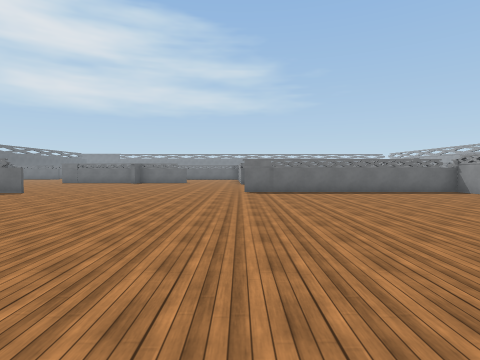
[1] (above)

18 first-person views from a walk through a scene from a Unity 3-D project. The camera is 1.4 m above the floor, tilts 2° down and sees 80° across. The floor is counted in squares, 2 m on a side. Each view is taken from the middle of a square. On the plan, view 1 faces up. The plan holds only what a view shows up to about 10 squares ahead; the rest is blank. The place goes on beyond the plan. The player is left out. Surface patterns are stand-ins for the level's own textures.

[2]
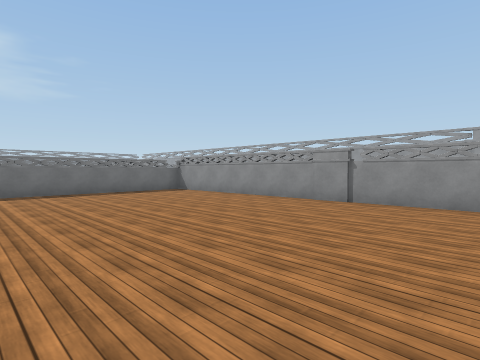

[3]
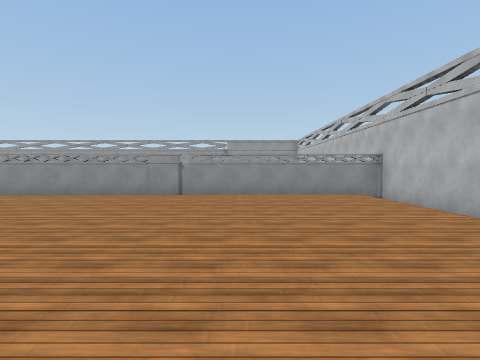

[4]
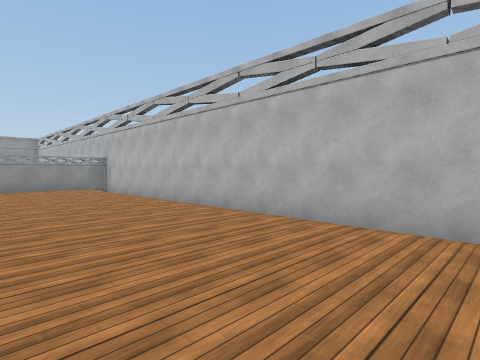

[5]
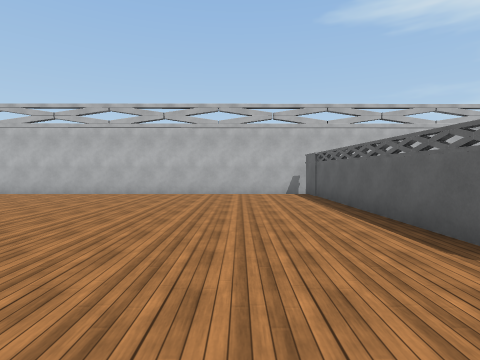

[6]
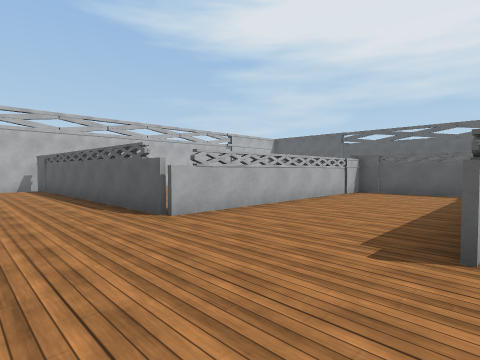

[7]
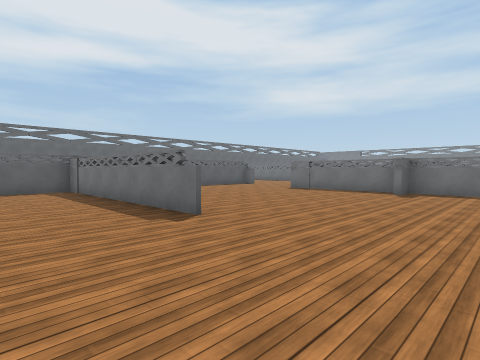

[8]
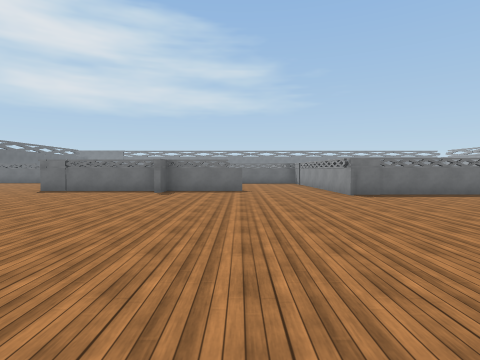

[9]
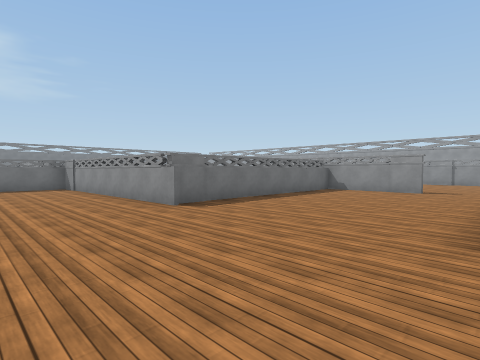

[10]
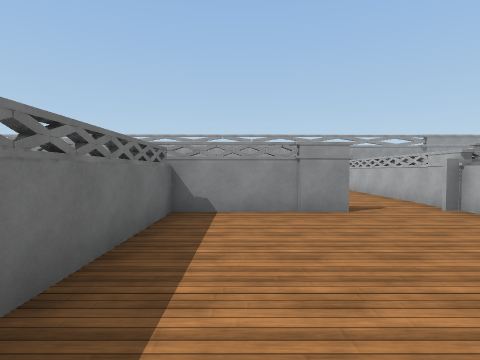

[11]
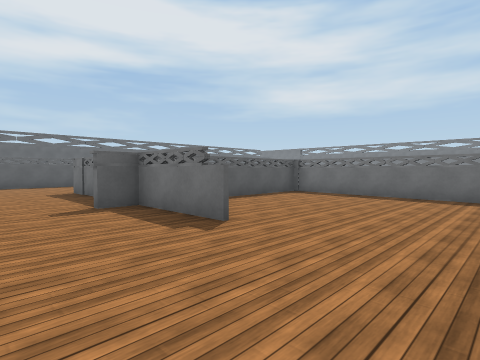

[12]
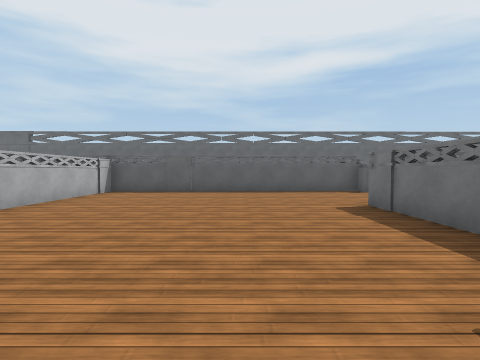

[13]
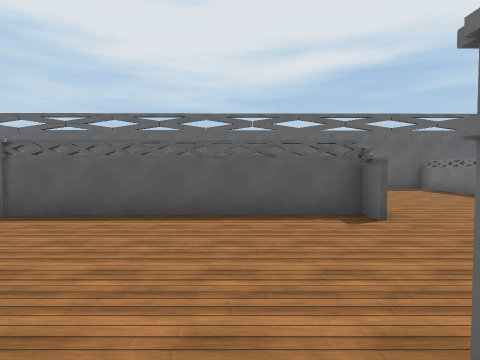

[14]
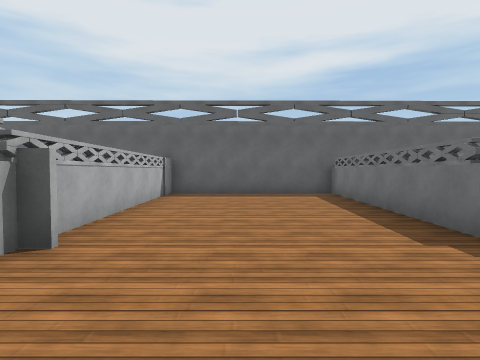

[15]
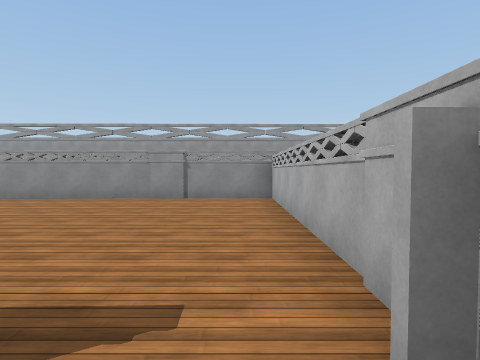

[16]
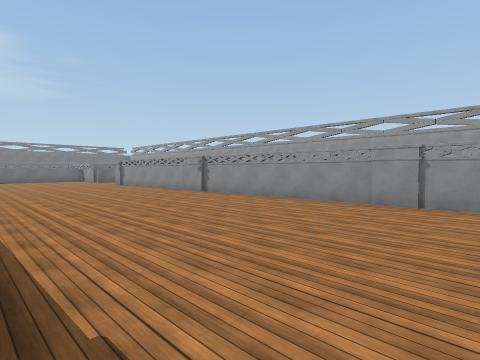

[17]
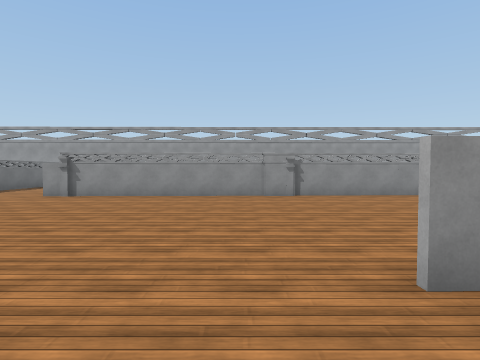

[18]
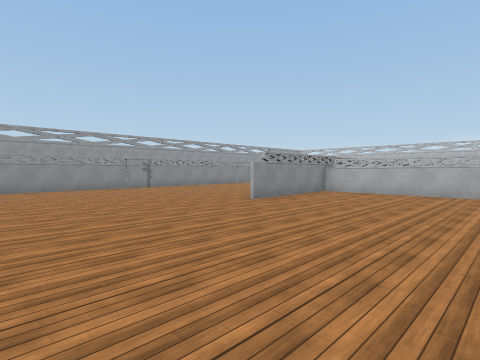

### Floor plan
Ten units are one square. View 1 is at (0, 0); x grows to the right and y downward. Boxes are objects, and circles mark ways between rooms. Rooms are numbered by the first view taken in them; rooms with no view inside come last. Other rooms are left out.
<svg viewBox="-202 -248 338 285">
<path fill="none" stroke="#000" d="M-65 -87 -133 -87 -132 -52 -63 -52 -60 26M1 -138 0 -164M-29 -156 -54 -156 -54 -147M65 -92 75 -92M70 -91 1 -91M-58 -156 -98 -156M68 -111 67 -141M-126 -88 -90 -88M-61 32 72 31 69 -95M69 -141 1 -141M-129 -170 -136 -169M-135 -174 -133 -89 -125 -89M-139 -215 -197 -218 -197 -169 -132 -171M67 -141 66 -180M27 -142 67 -142M75 -92 131 -92 126 -243M-5 -207 -55 -210 -54 -175M0 -164 -1 -203"/>
<circle cx="-115" cy="-175" r="3" fill="#2a7"/>
<circle cx="70" cy="-105" r="3" fill="#2a7"/>
<circle cx="-15" cy="-160" r="3" fill="#2a7"/>
<text x="-20" y="-70">1</text>
<text x="-140" y="-200">2</text>
<text x="70" y="-180">3</text>
<text x="-30" y="-190">4</text>
</svg>
Room 1 opens to room 2. Room 1 opens to room 3. Room 1 opens to room 4.

Where each view was taken, in squares from view 1:
view 1: 0 up, 0 right, facing up
view 2: 0 up, 1 right, facing up-right
view 3: 1 up, 1 left, facing right
view 4: 1 up, 4 left, facing down-right
view 5: 6 up, 4 left, facing down
view 6: 9 up, 4 left, facing down-left
view 7: 6 up, 3 left, facing up-left
view 8: 6 up, 3 left, facing up
view 9: 9 up, 3 left, facing up-right
view 10: 13 up, 2 right, facing right
view 11: 13 up, 0 right, facing up-left
view 12: 13 up, 4 left, facing left
view 13: 15 up, 9 left, facing left
view 14: 19 up, 11 left, facing left
view 15: 10 up, 6 right, facing right
view 16: 10 up, 7 right, facing up-right
view 17: 19 up, 5 right, facing right
view 18: 23 up, 2 right, facing down-right
